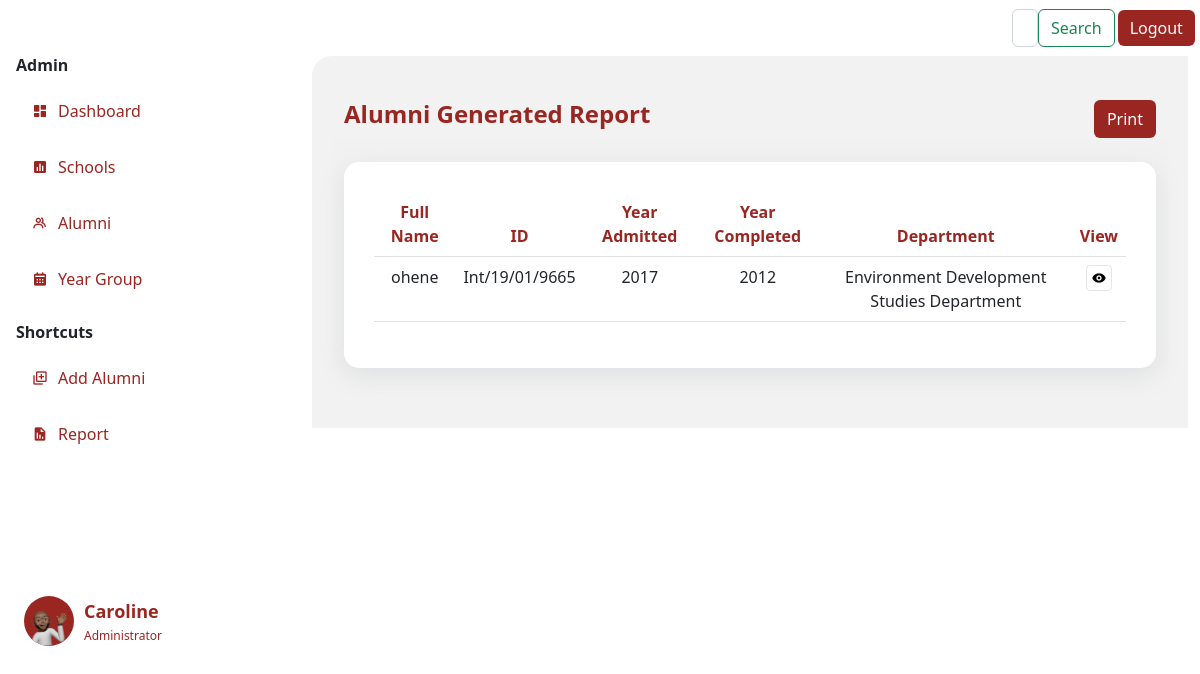
Page /newreport (signed in) on the earlier database version.
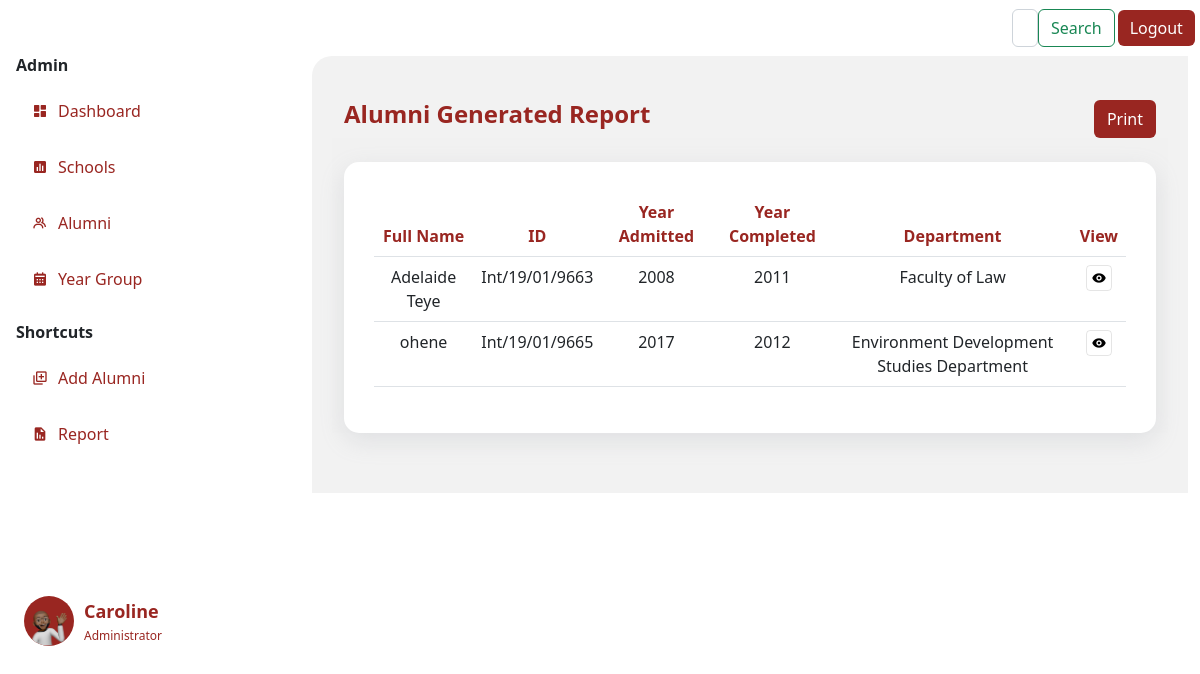
Same page on the later database version.
### app.py (models this page shows)
class User(db.Model,UserMixin):
    id= db.Column(db.Integer, primary_key=True)
    fullname= db.Column(db.String()  )
    indexnumber= db.Column(db.Integer())
    gender= db.Column(db.String()    )
    school= db.Column(db.String()    )
    department= db.Column(db.String()    )
    program= db.Column(db.String()   )
    completed= db.Column(db.Integer()     )
    admitted= db.Column(db.Integer()  )
    email= db.Column(db.String()     )
    telephone= db.Column(db.String()     )
    hall= db.Column(db.String()  )
    nationality= db.Column(db.String()   )
    address= db.Column(db.String()   )
    work= db.Column(db.String()  )
    guardian= db.Column(db.String()  )
    kin= db.Column(db.String()   )
    relationship= db.Column(db.String()  )
    marital= db.Column(db.String()   )
    health= db.Column(db.String()    )
    extra= db.Column(db.String()     )
    image_file = db.Column(db.String(20))
    def __repr__(self):
        return f"User('{self.id}', {self.fullname}, {self.gender}'"

### app.py (the view)
@app.route('/newreport', methods=['GET', 'POST'])
@login_required
def newreport():
    users=User.query.order_by(User.id.desc()).all()
    print(users)
    return render_template("newreport.html", users=users)

### forms.py
class Search(FlaskForm):
    searched = StringField('Searched', validators=[DataRequired()])
    submit = SubmitField('Search')

### app.py (called while the page is built)
@login_manager.user_loader
def load_user(user_id):
    return Person.query.get(int(user_id))

@app.context_processor
def base():
    form=Search()
    return dict(form=form)

### templates/newreport.html (shortened to what this page needs)
{% extends 'layout.html' %}
{% block body %}
      <div style="display: flex; justify-content: space-between; margin: 10px 12px 0 12px; margin-top: 3vh;">
          <h4 style="color: #992621;  text-align: center;"><b>Alumni Generated Report</b></h4>
          <button type="button" class="btn" style="background: #992621; color: #fff;"> Print</button>
      </div>
        <div class="container" style="background: #f2f2f2f2;" data-aos="fade-up" data-aos-duration="3000">
        <br>
          <div class="dashboard-item" >
            <table class="table">
                <thead style="text-align: center; color: #992621;">
                <tr >
                    <th scope="col">Full Name</th>
                    <th scope="col">ID</th>
                    <th scope="col">Year Admitted</th>
                    <th scope="col">Year Completed</th>
                    <th scope="col">Department</th>
                    <th scope="col-1">View</th>
                </tr>
                </thead>
                {%for user in users%}
                <tbody style="text-align: center;">
                <tr>
                    <td scope="row">{{user.fullname}}</th>
                    <td>{{user.indexnumber}}</td>
                    <td>{{user.admitted}}</td>
                    <td>{{user.completed}}</td>
                    <td>{{user.department}}</td>
                    <td>
                      <a href="" class="table-#" style="height: 4vh; border-radius: 5px; width: 2vw; align-items: center; color: black;" >
                        <i class='bx bxs-show bx-border icon'></i>
                      </a>
                    </td>
                </tr>
                </tbody>
                {%endfor%}
            </table>
          </div>
        </div>
  </div>
  {% endblock body %}

Differences in the rows shown:
added User: fullname "Adelaide Teye", indexnumber "Int/19/01/9663", admitted "2008", completed "2011", department "Faculty of Law"
